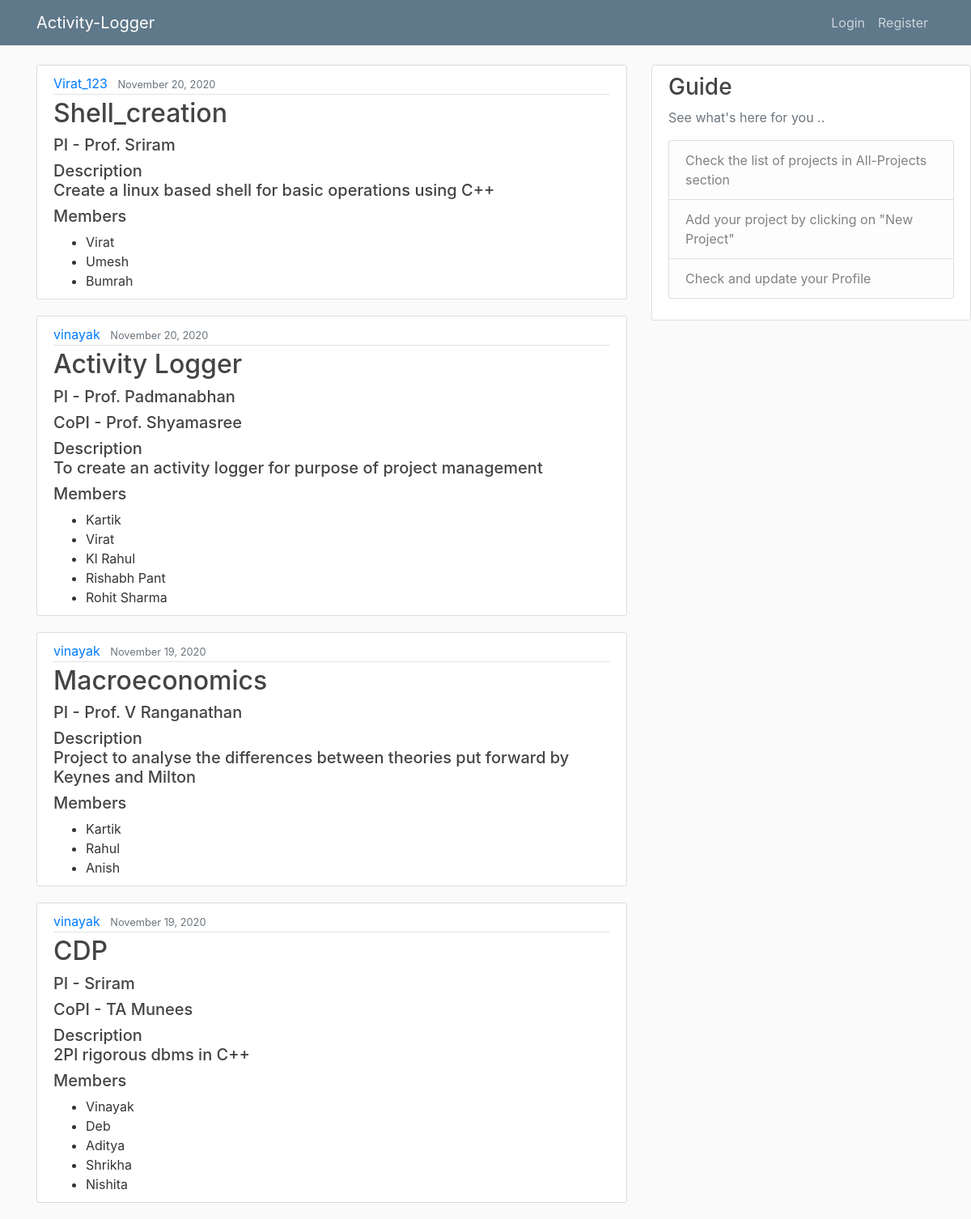
The page /home on the database its author committed.
### blog/models.py (models this page shows, shortened)
class Post(models.Model):
	title = models.CharField(max_length=100)
	content = models.TextField()
	PI = models.CharField(max_length=100, blank=True, default='')
	coPI = models.CharField(max_length=100, blank=True, default='')
	member1 = models.CharField(max_length=100, blank=True, default='')
	member2 = models.CharField(max_length=100, blank=True, default='')
	member3 = models.CharField(max_length=100, blank=True, default='')
	member4 = models.CharField(max_length=100, blank=True, default='')
	member5 = models.CharField(max_length=100, blank=True, default='')
	funding = models.DecimalField(decimal_places=2,max_digits=15)
	sanctionedAmount = models.DecimalField(decimal_places=2,max_digits=15)
	startDate = models.DateField()
	endDate = models.DateField()
	date = models.DateTimeField(default=timezone.now)
	author = models.ForeignKey(User, on_delete=models.CASCADE)

### blog/views.py (the view)
# urls.py: path('home', PostListView.as_view(), name='blog-home'),
class PostListView(ListView):
	model = Post
	template_name = 'blog/home.html'
	context_object_name = 'posts'
	ordering = ['-date']
	paginate_by = 6

### blog/templates/blog/home.html (shortened to what this page needs)
{% extends "blog/base.html" %}
{% block content %}
	{% for post in posts %}
		<article class="media content-section">
		  <div class="media-body">
		    <div class="article-metadata">
		      <a class="mr-2" href="{% url 'user-posts' post.author.username %}">{{ post.author }}</a>
		      <small class="text-muted">{{ post.date|date:"F d, Y" }}</small>
		    </div>
		    <h2><a class="article-title" href="{% url 'post-detail' post.id %} ">{{ post.title }}</a></h2>
		    <h5> PI - {{post.PI}} </h5>
		    {% if post.coPI %}
		    		<h5> CoPI - {{ post.coPI }} </h5>
		    {% endif %}
		    <h5 class="article-content"  >Description<br>{{ post.content }}</h5>
		    <h5> Members </h5>
		    <ul>
		    	{% if post.member1 %}
		    		<li> {{ post.member1 }} </li>
		    	{% endif %}
		    	{% if post.member2 %}
		    		<li> {{ post.member2 }} </li>
		    	{% endif %}
		    	{% if post.member3 %}
		    		<li> {{ post.member3 }} </li>
		    	{% endif %}
		    	{% if post.member4 %}
		    		<li> {{ post.member4 }} </li>
		    	{% endif %}
		    	{% if post.member5 %}
		    		<li> {{ post.member5 }} </li>
		    	{% endif %}
		    </ul>
		   </div>
		</article>
	{% endfor %}
{% endblock content %}

### blog/static/blog/main.css (style rules this page uses)
body { background: #fafafa; color: #333333; margin-top: 5rem; }
h1, h2, h3, h4, h5, h6 { color: #444444; }
ul { margin: 0; }
.content-section { background: #ffffff; padding: 10px 20px; border: 1px solid #dddddd; border-radius: 3px; margin-bottom: 20px; }
.article-title { color: #444444; }
.article-content { white-space: pre-line; }
.article-metadata { padding-bottom: 1px; margin-bottom: 4px; border-bottom: 1px solid #e3e3e3 }

### rows shown on the page
Post: author "Virat_123", date "November 20, 2020", title "Shell_creation", PI "Prof. Sriram", content "Create a linux based shell for basic operations using C++", member1 "Virat", member2 "Umesh", member3 "Bumrah"
Post: author "vinayak", date "November 20, 2020", title "Activity Logger", PI "Prof. Padmanabhan", coPI "Prof. Shyamasree", content "To create an activity logger for purpose of project management", member1 "Kartik", member2 "Virat", member3 "Kl Rahul", member4 "Rishabh Pant", member5 "Rohit Sharma"
Post: author "vinayak", date "November 19, 2020", title "Macroeconomics", PI "Prof. V Ranganathan", content "Project to analyse the differences between theories put forward by Keynes and Milton", member1 "Kartik", member2 "Rahul", member3 "Anish"
Post: author "vinayak", date "November 19, 2020", title "CDP", PI "Sriram", coPI "TA Munees", content "2Pl rigorous dbms in C++", member1 "Vinayak", member2 "Deb", member3 "Aditya", member4 "Shrikha", member5 "Nishita"
